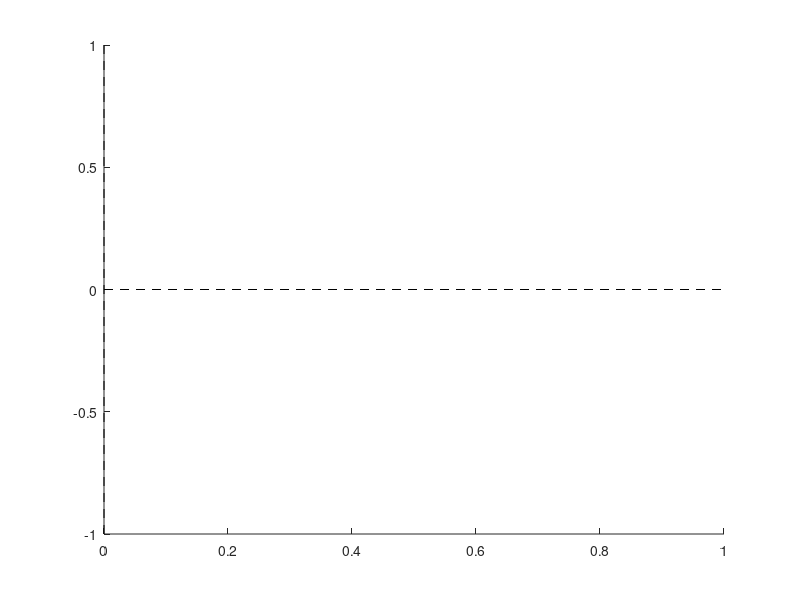

The MATLAB source for this figure:
%% plots y=0 and x=0 lines

line(xlim,[0 0],'Color','k','LineStyle','--')
line([0 0], ylim,'Color','k','LineStyle','--')